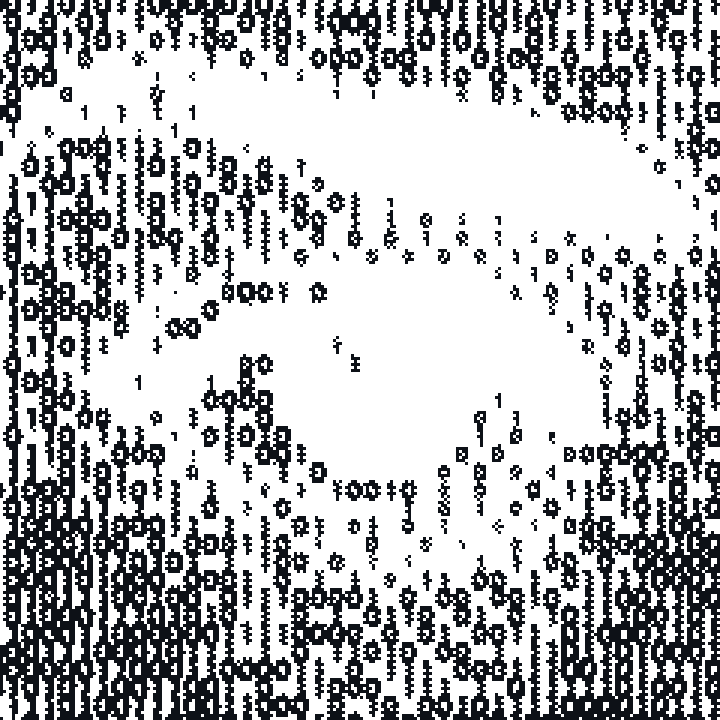
#> input picture assets/eye-light.png, 720 x 720 px, given in place of Gemini_Generated_Image_xy4wsxy4wsxy4wsx.png, which was not available
$ python build_art.py --src ../assets
#> lines starting #> are read from the running program, lines starting #| are printed output that depends on the picture; after the words box and inside, x2 and y2 are one past the last pixel; in counts of white or black regions, pixels touching at a corner belong together; pictures that were not available may be replaced by others from this repository, and a replacement may not be noted
"""Convierte las imagenes de inspiracion a 1 bit para el README.

Todas pasan por el mismo pipeline: se aplanan los tonos casi-negros y
casi-blancos ANTES de ditherear, porque si no el dither lee los artefactos
del JPEG como textura y ensucia lo que deberia ser fondo plano. Se dejan a
resolucion nativa o en multiplos enteros, para no difuminar el grano.

    python scripts/build_art.py --src <carpeta-de-imagenes>

Se corre a mano cuando cambian las fuentes; no va en la Action.
"""
from __future__ import annotations

import argparse
from pathlib import Path

from PIL import Image, ImageFilter, ImageOps

# (fondo, tinta) — el fondo oscuro es el lienzo de GitHub, para que la
# imagen no se vea como un rectangulo pegado sobre la pagina
THEMES = {"": ((0x0D, 0x11, 0x17), (0xFF, 0xFF, 0xFF)),
          "-light": ((0xFF, 0xFF, 0xFF), (0x0D, 0x11, 0x17))}

PIECES = {
    # la nebula de datos: se recorta la banda central, donde va la onda
    "nebula": dict(file="Gemini_Generated_Image_xy4wsxy4wsxy4wsx.png",
                   box=(0.00, 0.22, 1.00, 0.55), scale=2,
                   floor=26, ceil=232, cutoff=1, blur=0),
    # el templo bajo el planeta, como separador ancho
    "temple": dict(file="WhatsApp Image 2026-08-31 at 3.33.34 PM (2).jpeg",
                   box=(0.02, 0.02, 0.98, 0.98), scale=2,
                   floor=40, ceil=215, cutoff=2, blur=0),
    # el ojo binario: se desenfoca antes para que la forma sobreviva al
    # dither; sin eso los digitos lo convierten en ruido ilegible
    "eye": dict(file="WhatsApp Image 2026-08-31 at 3.33.34 PM (3).jpeg",
                box=(0.02, 0.02, 0.98, 0.98), scale=3,
                floor=40, ceil=215, cutoff=5, blur=2, pre=(240, 240)),
}


def render(path: Path, box, scale, floor, ceil, cutoff, blur, bg, fg,
           pre=None) -> Image.Image:
#> called with box = (0, 0.22, 1, 0.55), scale = 2, floor = 26, ceil = 232, cutoff = 1, blur = 0, bg = (13, 17, 23), fg = (255, 255, 255)
    im = Image.open(path).convert("L")
#> im: PIL image 720x720 L; values 16 (black) and 255 (white), 69.2% white; 268 black regions (9 under 20 px), largest, box (x1, y1, x2, y2) and area: (93, 459, 381, 720) 25047, (525, 336, 720, 720) 24795, (0, 174, 96, 720) 17811
    w, h = im.size
#> w = 720; h = 720
    im = im.crop((int(box[0] * w), int(box[1] * h),
                  int(box[2] * w), int(box[3] * h)))
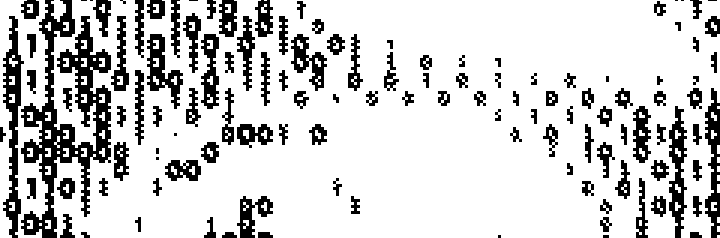
#> im: PIL image 720x238 L; values 16 (black) and 255 (white), 80.7% white; 120 black regions (13 under 20 px), largest, box (x1, y1, x2, y2) and area: (21, 0, 111, 238) 7464, (3, 16, 24, 238) 2025, (669, 106, 687, 238) 1260
    if blur:
        im = im.filter(ImageFilter.GaussianBlur(blur))
    if pre:
        im = im.resize(pre, Image.LANCZOS)
    im = ImageOps.autocontrast(im, cutoff=cutoff)
    im = im.point(lambda v: 0 if v < floor else (255 if v > ceil else v))
    m = im.convert("1")                       # dithering Floyd-Steinberg
    m = m.resize((m.width * scale, m.height * scale), Image.NEAREST)
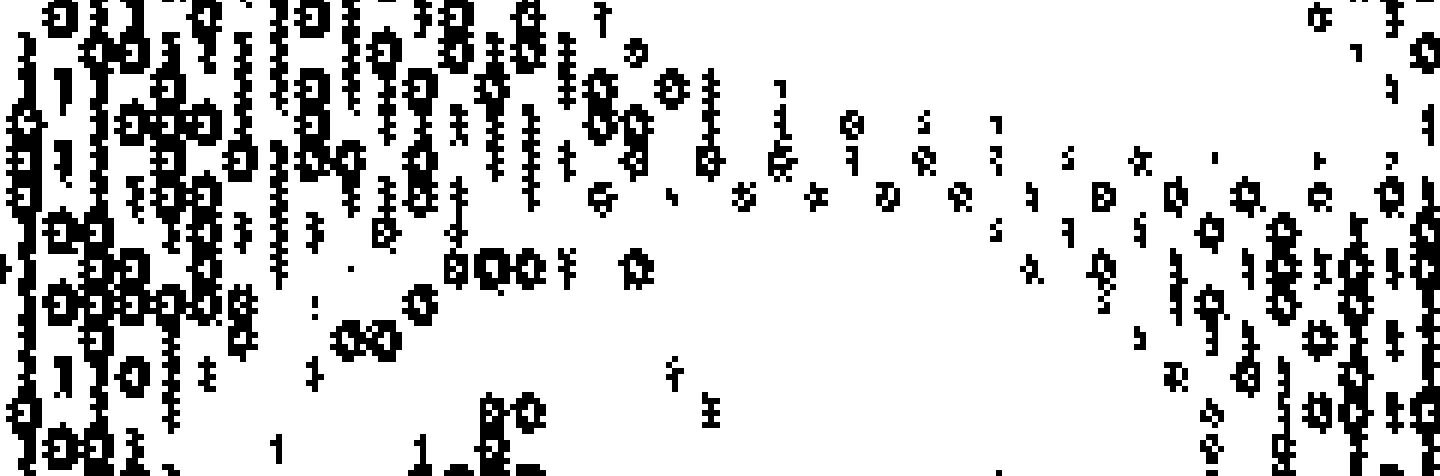
#> m: PIL image 1440x476 1; 80.7% white; 120 black regions (3 under 20 px), largest, box (x1, y1, x2, y2) and area: (42, 0, 222, 476) 29856, (6, 32, 48, 476) 8100, (1338, 212, 1374, 476) 5040

    out = Image.new("P", m.size)
#> out: PIL image 1440x476 P; every value is 0
    out.putpalette(list(bg) + list(fg) + [0] * (256 * 3 - 6))
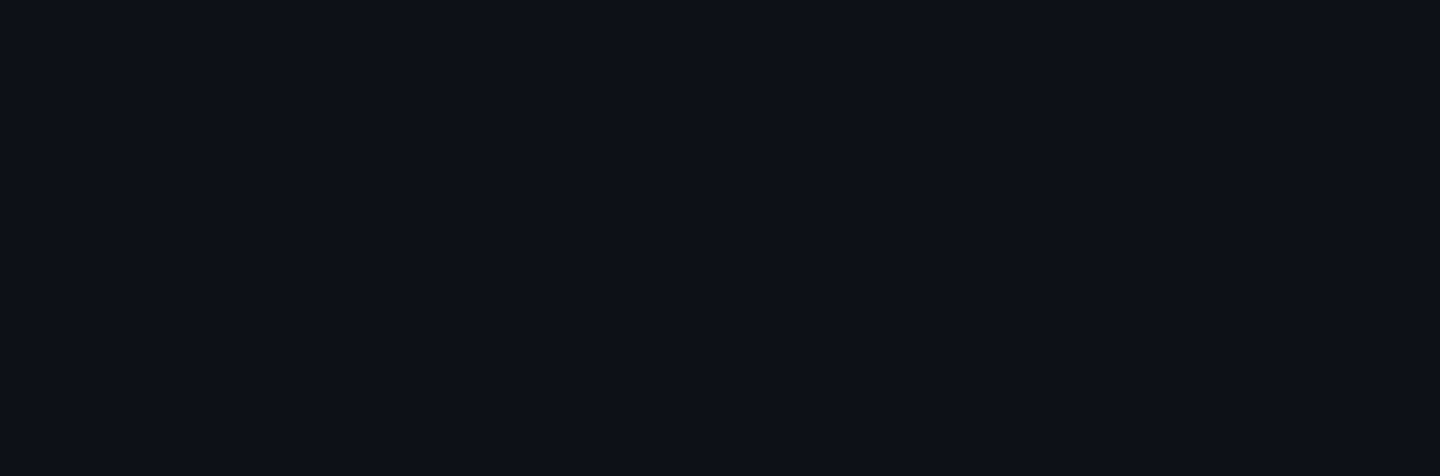
#> out: PIL image 1440x476 P; mean R, G, B 13, 17, 23
    src, dst = m.load(), out.load()
    for y in range(m.height):
        for x in range(m.width):
            dst[x, y] = 1 if src[x, y] else 0
    return out


if __name__ == "__main__":
    ap = argparse.ArgumentParser()
    ap.add_argument("--src", required=True, type=Path)
    ap.add_argument("--out", default=Path("assets"), type=Path)
    ap.add_argument("--only", default=None)
    a = ap.parse_args()
    a.out.mkdir(parents=True, exist_ok=True)

    for suffix, (bg, fg) in THEMES.items():
        for name, cfg in PIECES.items():
            if a.only and name != a.only:
                continue
            cfg = dict(cfg)
            im = render(a.src / cfg.pop("file"), bg=bg, fg=fg, **cfg)
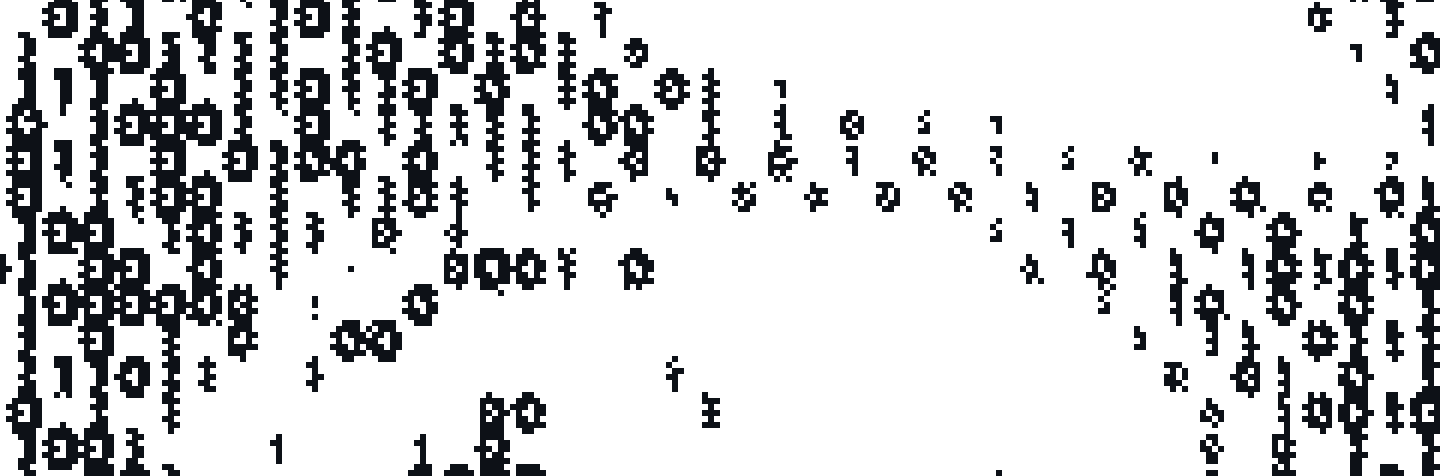
#> im: PIL image 1440x476 P; mean R, G, B 208.2, 209, 210.2
            p = a.out / f"{name}{suffix}.png"
            im.save(p, optimize=True)
#> (the run stopped early here; a loop or call above may not have finished)

$ run again, on assets/nebula-light.png
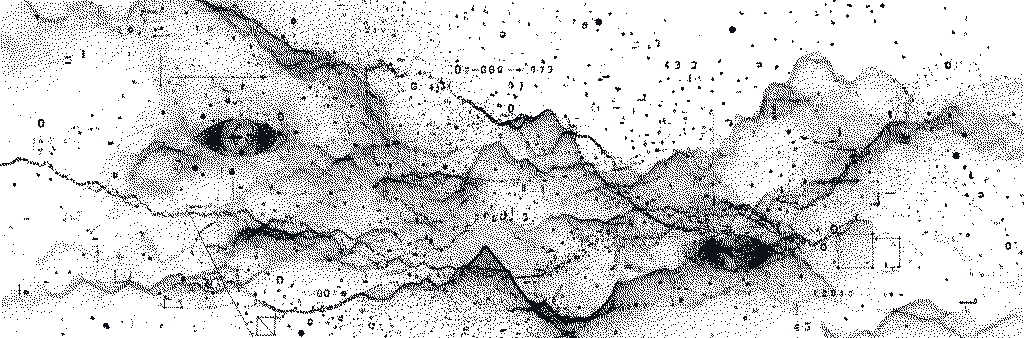
#> input picture assets/nebula-light.png, 2048 x 676 px, given in place of Gemini_Generated_Image_xy4wsxy4wsxy4wsx.png, which was not available (shown at 1/2 size)
#> in render, `im = im.crop((int(box[0] * w), int(box[1] * h), int(box[2] * w), int(b..`:
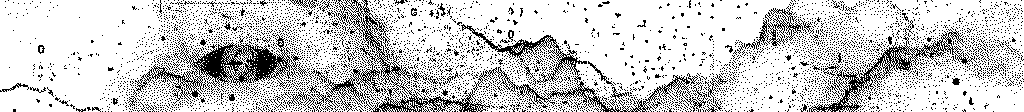
#> im: PIL image 2048x223 L (shown at 1/2 size); values 16 (black) and 255 (white), 79.8% white; black in thin lines or dots
#> in render, `m = m.resize((m.width * scale, m.height * scale), Image.NEAREST)`:
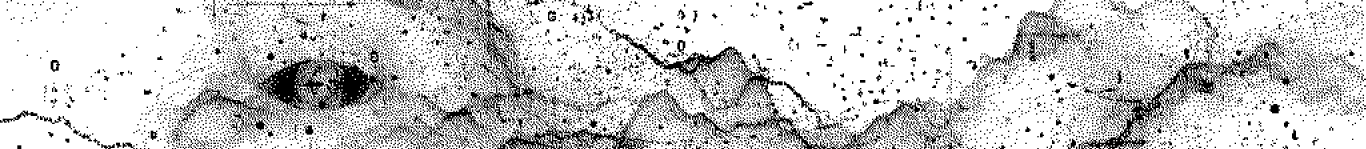
#> m: PIL image 4096x446 1 (shown at 1/3 size); 79.8% white; 5503 black regions (3983 under 20 px), largest, box (x1, y1, x2, y2) and area: (540, 132, 1212, 416) 49792, (1844, 96, 2832, 446) 40488, (1336, 0, 1960, 446) 35360

$ run again, on assets/temple-light.png
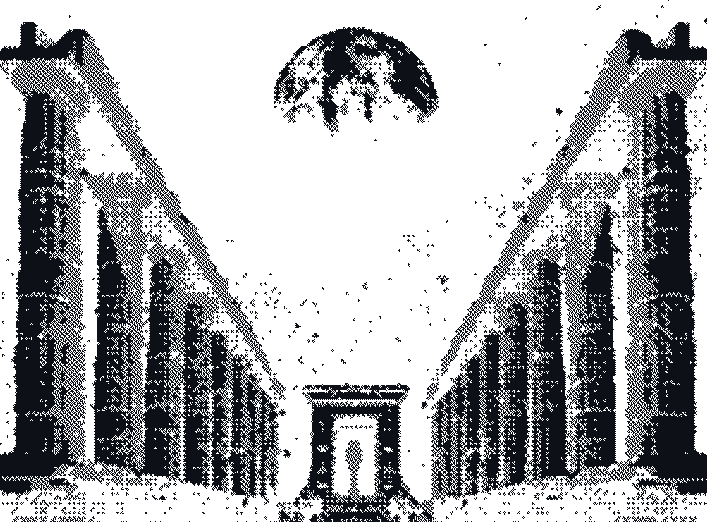
#> input picture assets/temple-light.png, 1414 x 1044 px, given in place of Gemini_Generated_Image_xy4wsxy4wsxy4wsx.png, which was not available (shown at 1/2 size)
#> in render, `im = im.crop((int(box[0] * w), int(box[1] * h), int(box[2] * w), int(b..`:
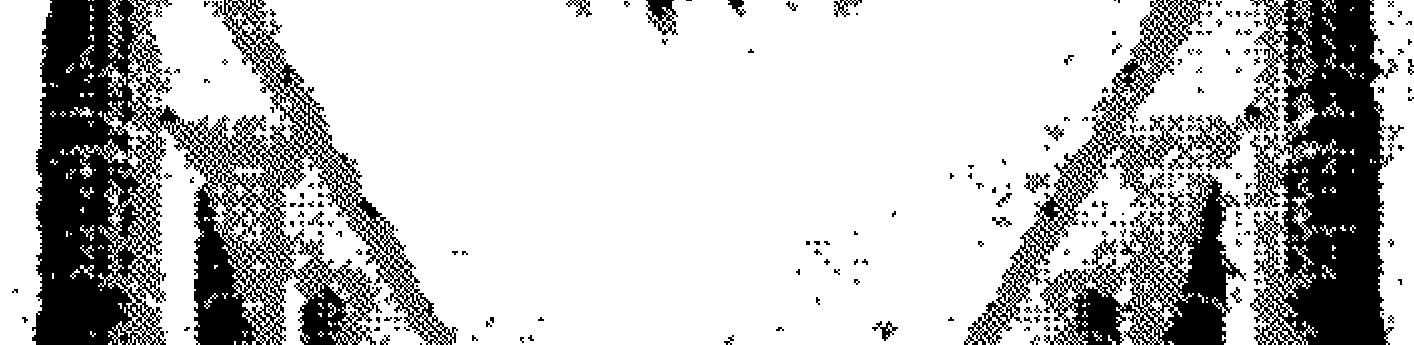
#> im: PIL image 1414x345 L; values 16 (black) and 255 (white), 75% white; 229 black regions (103 under 20 px), largest, box (x1, y1, x2, y2) and area: (32, 0, 458, 345) 58022, (964, 0, 1398, 345) 44544, (1040, 173, 1246, 345) 13868
#> m: PIL image 2828x690 1; 75% white; 229 black regions (54 under 20 px), largest, box (x1, y1, x2, y2) and area: (64, 0, 916, 690) 232088, (1928, 0, 2796, 690) 178176, (2080, 346, 2492, 690) 55472
#> `im = render(a.src / cfg.pop("file"), bg=bg, fg=fg, **cfg)`:
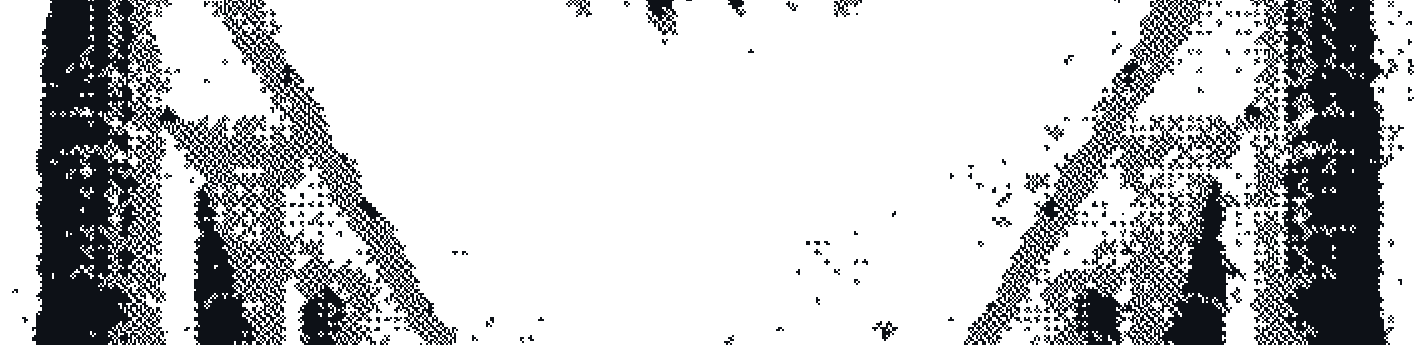
#> im: PIL image 2828x690 P (shown at 1/2 size); mean R, G, B 194.5, 195.5, 197
